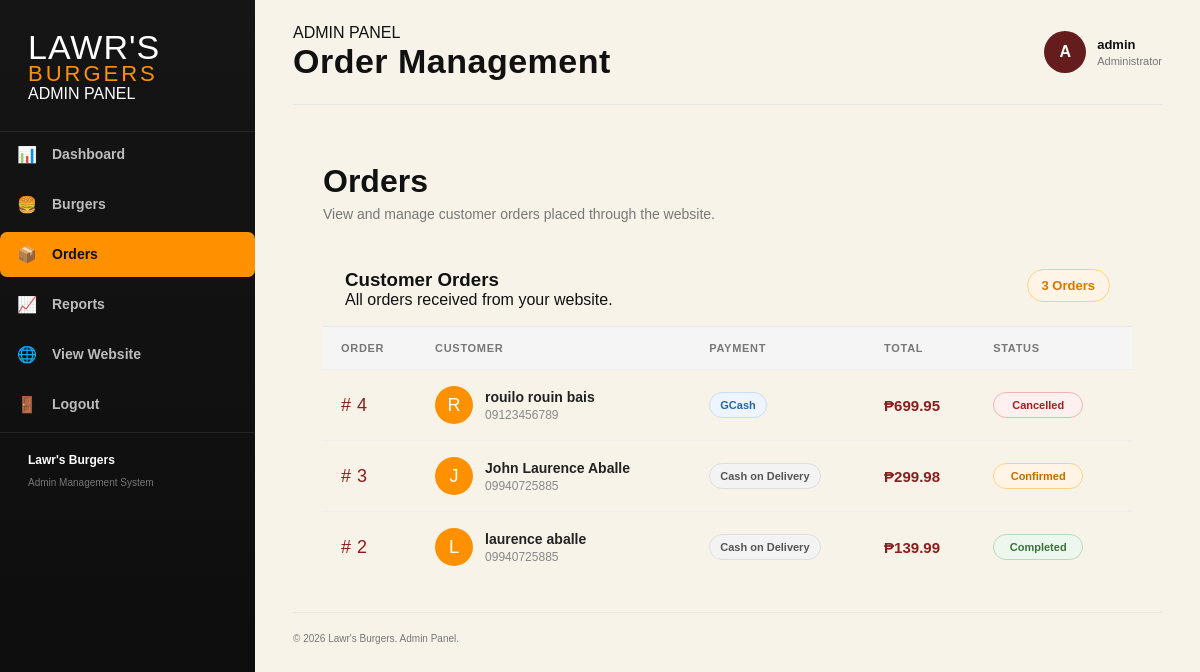
Page /admin/orders.php (signed in) on the committed database.
### tables this page shows
CREATE TABLE orders (
    id INT NOT NULL AUTO_INCREMENT,
    customer_name VARCHAR(255) NOT NULL,
    phone VARCHAR(50) NOT NULL,
    address TEXT NOT NULL,
    notes TEXT,
    payment_method VARCHAR(100) NOT NULL,
    total DECIMAL(10,2) NOT NULL,
    status VARCHAR(50) NOT NULL DEFAULT 'Pending',
    created_at TIMESTAMP NOT NULL DEFAULT CURRENT_TIMESTAMP,
    updated_at TIMESTAMP NOT NULL DEFAULT CURRENT_TIMESTAMP ON UPDATE CURRENT_TIMESTAMP,
    PRIMARY KEY (id)
);

### admin/orders.php (the view, shortened to what this page needs)
<?php
require_once "../config/db.php";
$sql = "
    SELECT
        id,
        customer_name,
        phone,
        address,
        payment_method,
        total,
        status,
        created_at
    FROM orders
    ORDER BY created_at DESC
";
$result = $conn->query($sql);
$total_orders = $result->num_rows;
?>
<!DOCTYPE html>
<html lang="en">
<head>
    <link
        rel="stylesheet"
        href="../css/admin.css"
    >
</head>
<body>
<div class="admin-layout">
    <aside class="admin-sidebar">
        <div class="sidebar-brand">
            <div class="brand-main">
                LAWR'S
            </div>
            <div class="brand-sub">
                BURGERS
            </div>
            <div class="sidebar-label">
                ADMIN PANEL
            </div>
        </div>
        <nav class="sidebar-nav">
            <a
                href="dashboard.php"
                class="nav-item"
            >
                <span class="nav-icon">
                    📊
                </span>
                <span>
                    Dashboard
                </span>
            </a>
            <a
                href="burgers.php"
                class="nav-item"
            >
                <span class="nav-icon">
                    🍔
                </span>
                <span>
                    Burgers
                </span>
            </a>
            <a
                href="orders.php"
                class="nav-item active"
            >
                <span class="nav-icon">
                    📦
                </span>
                <span>
                    Orders
                </span>
            </a>
            <a
                href="reports.php"
                class="nav-item"
            >
                <span class="nav-icon">
                    📈
                </span>
                <span>
                    Reports
                </span>
            </a>
            <a
                href="../index.php"
                class="nav-item"
            >
                <span class="nav-icon">
                    🌐
                </span>
                <span>
                    View Website
                </span>
            </a>
            <a
                href="../logout.php"
                class="nav-item logout-link"
            >
                <span class="nav-icon">
                    🚪
                </span>
                <span>
                    Logout
                </span>
            </a>
        </nav>
        <div class="sidebar-footer">
            <p>
                Lawr's Burgers
            </p>
            <span>
                Admin Management System
            </span>
        </div>
    </aside>
    <main class="admin-main">
        <header class="admin-topbar">
            <div>
                <span class="page-label">
                    ADMIN PANEL
                </span>
                <h1>
                    Order Management
                </h1>
            </div>
            <div class="admin-user">
                <div class="user-avatar">
                    <?php
                    echo strtoupper(
                        substr(
                            $_SESSION["admin_username"],
                            0,
                            1
                        )
                    );
                    ?>
                </div>
                <div class="user-info">
                    <strong>
                        <?php
                        echo htmlspecialchars(
                            $_SESSION["admin_username"]
                        );
                        ?>
                    </strong>
                    <span>
                        Administrator
                    </span>
                </div>
            </div>
        </header>
        <section class="admin-content">
            <div class="content-header">
                <div>
                    <h2>
                        Orders
                    </h2>
                    <p>
                        View and manage customer orders placed through the website.
                    </p>
                </div>
            </div>
            <div class="admin-card order-management-card">
                <div class="card-header">
                    <div>
                        <h3>
                            Customer Orders
                        </h3>
                        <p>
                            All orders received from your website.
                        </p>
                    </div>
                    <div class="order-count">
                        <?php echo $total_orders; ?>
                        Order<?php echo ($total_orders != 1) ? "s" : ""; ?>
                    </div>
                </div>
                <div class="table-wrapper">
                    <table class="admin-table order-table">
                        <thead>
                            <tr>
                                <th>
                                    Order
                                </th>
                                <th>
                                    Customer
                                </th>
                                <th>
                                    Payment
                                </th>
                                <th>
                                    Total
                                </th>
                                <th>
                                    Status
                                </th>
                                <th>
                                </th>
                            </tr>
                        </thead>
                        <tbody>
                        <?php if ($total_orders > 0): ?>
                            <?php while ($order = $result->fetch_assoc()): ?>
                                <?php
                                $status = strtolower(
                                    trim($order["status"])
                                );
                                switch ($status) {
                                    case "completed":
                                        $status_class = "order-completed";
                                        break;
                                    case "cancelled":
                                    case "canceled":
                                        $status_class = "order-cancelled";
                                        break;
                                    default:
                                        $status_class = "order-pending";
                                        break;
                                }
                                ?>
                                <tr>
                                    <td>
                                        <span class="order-id">
                                            #
                                            <?php
                                            echo $order["id"];
                                            ?>
                                        </span>
                                    </td>
                                    <td>
                                        <div class="order-customer">
                                            <div class="order-customer-avatar">
                                                <?php
                                                echo strtoupper(
                                                    substr(
                                                        $order["customer_name"],
                                                        0,
                                                        1
                                                    )
                                                );
                                                ?>
                                            </div>
                                            <div class="order-customer-info">
                                                <strong>
                                                    <?php
                                                    echo htmlspecialchars(
                                                        $order["customer_name"]
                                                    );
                                                    ?>
                                                </strong>
                                                <span>
                                                    <?php
                                                    echo htmlspecialchars(
                                                        $order["phone"]
                                                    );
                                                    ?>
                                                </span>
                                            </div>
                                        </div>
                                    </td>
                                    <td>
                                        <?php
                                        $payment =
                                            $order["payment_method"];
                                        ?>
                                        <?php if ($payment === "GCash"): ?>
                                            <span class="payment-badge gcash-payment">
                                                GCash
                                            </span>
                                        <?php else: ?>
                                            <span class="payment-badge cod-payment">
                                                Cash on Delivery
                                            </span>
                                        <?php endif; ?>
                                    </td>
                                    <td>
                                        <strong class="order-price">
                                            ₱<?php
                                            echo number_format(
                                                (float)$order["total"],
                                                2
                                            );
                                            ?>
                                        </strong>
                                    </td>
                                    <td>
                                        <span
                                            class="order-status-badge <?php echo $status_class; ?>"
                                        >
                                            <?php
                                            echo htmlspecialchars(
                                                $order["status"]
                                            );
                                            ?>
                                        </span>
                                    </td>
                                    <td>
                                    </td>
                                </tr>
                            <?php endwhile; ?>
                        <?php endif; ?>
                        </tbody>
                    </table>
                </div>
            </div>
        </section>
        <footer class="admin-footer">
            <p>
                © <?php echo date("Y"); ?>
                Lawr's Burgers. Admin Panel.
            </p>
        </footer>
    </main>
</div>
</body>
</html>

### rows in the picture
orders: id "4", customer_name "R", customer_name "rouilo rouin bais", phone "09123456789", payment_method "GCash", total "699.95", status "Cancelled"
orders: id "3", customer_name "J", customer_name "John Laurence Aballe", phone "09940725885", payment_method "Cash on Delivery", total "299.98", status "Confirmed"
orders: id "2", customer_name "L", customer_name "laurence aballe", phone "09940725885", payment_method "Cash on Delivery", total "139.99", status "Completed"

### other values in the picture
$_SESSION["admin_username"] "admin"
$total_orders "3"
